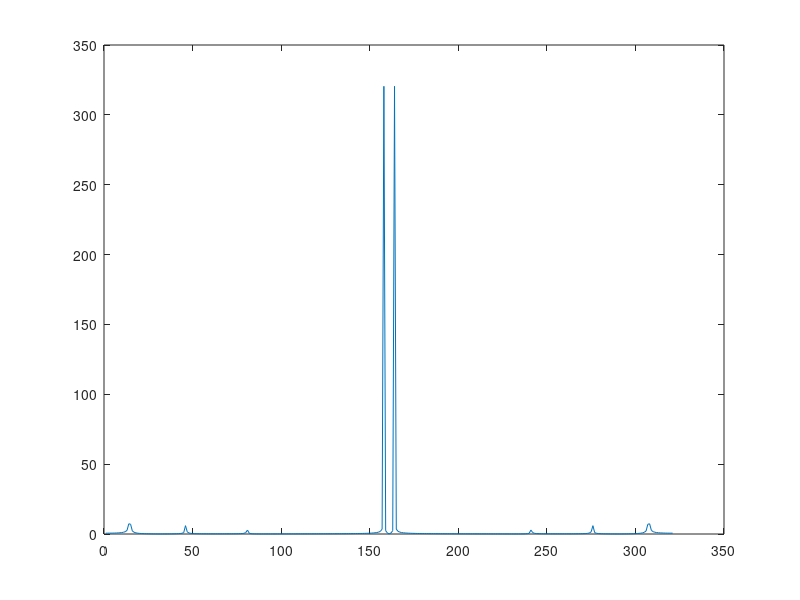

This chart was generated by the following MATLAB code: (Note: this script raises an error after producing the figure.)
%Generating Example Noisy Sine Wave

fs = 16e3;
t = 0:1/fs : 0.02;

s1 = 1.00 * sin(2*pi*150 * t);    
s2 = 0.05 * sin(2*pi*3304 * t);   
s3 = 0.02 * sin(2*pi*4000 * t);   
s4 = 0.04 * sin(2*pi*5722 * t);   
s5 = 0.07 * sin(2*pi*7302 * t);

sigsum = s1+s1+s3+s4+s5;

plot(t,sigsum);

%Performing Spectral Analysis in Matlab

plot(abs(fft(sigsum)))

plot(abs(fftshift(fft(sigsum))))

plotspectrum(sigsum,fs)

%figure(1); pspectrum(sigsum,fs)
%figure(2); periodogram(sigsum)
%figure(3); pwelch(sigsum)

%Example filter In Matlab

%Coefficients for lowpass filter

format long
b = [0.0355267, 0.0306650, 0.0581951, 0.0306650, 0.0355267];
a = [1, -2.1485451, 2.2390905, -1.1509858, 0.2532257]; %noticed rearranged sign

freqz(b,a)

W=0:pi/10000:pi;           % Define frequency range
H=freqz(b,a,W);            % Compute frequency response
plot(W*fs/(2*pi),abs(H));  % Plot magnitude of frequency response
title('Magnitude of Frequency Response');
grid on;
xlabel('Frequency (Hz)');
ylabel('Magnitude of H');


y = filter(b, a, sigsum);

plot(t, sigsum, 'b'); hold on;
plot(t, y, 'r'); hold off;

ylabel('Amplitude'); xlabel('Time (secs)'); 
grid on;
title('Plot of sigsum (blue) and lowpass filtered output (red)');